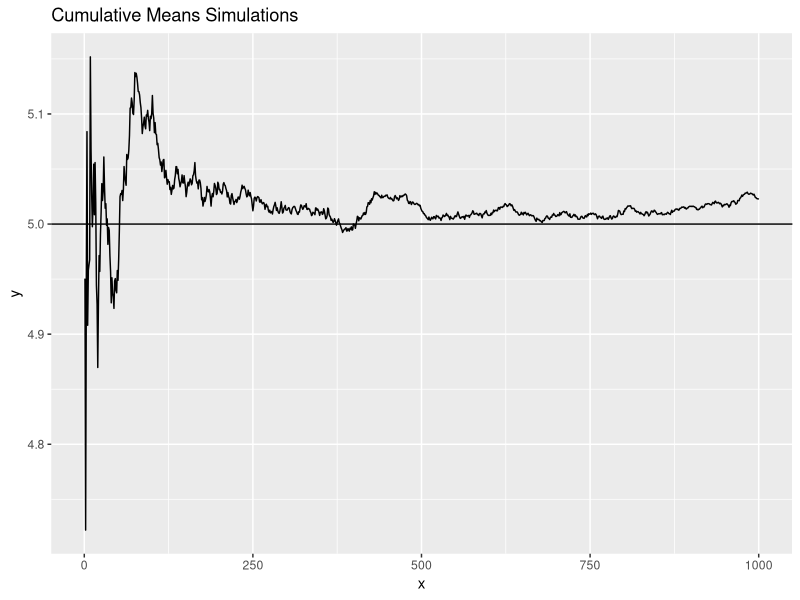
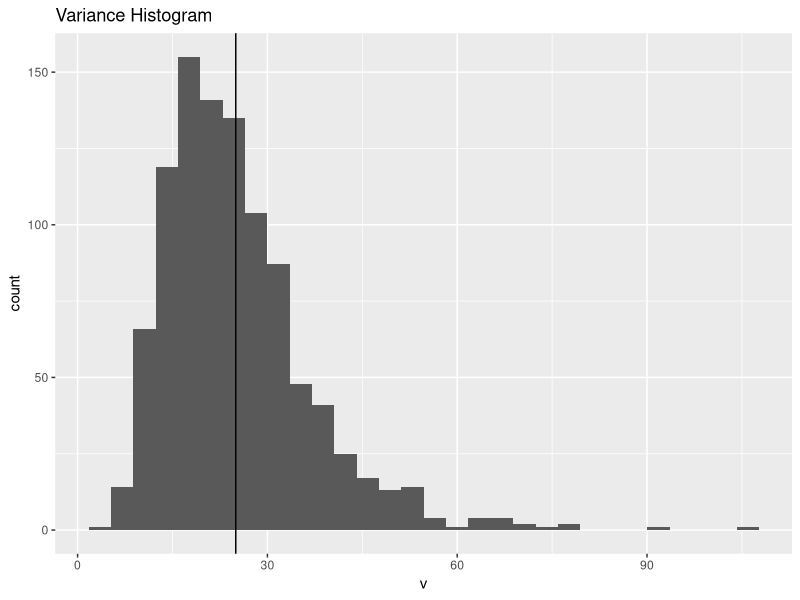
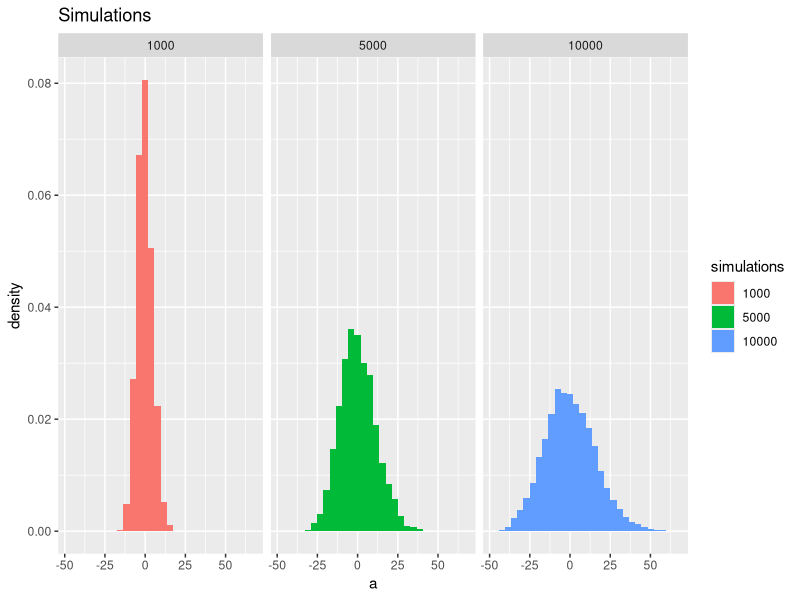

Generate these figures, in order, with R:
## ---- chunk 1
library(ggplot2)

simulations <- function( nosim = 1000 ) {
  n <- 40
	lambda <- 0.2
	mns <- c()
  vrs <- c()
	for (i in 1 : nosim) {
		sim <- rexp(n, lambda)
		mns <- c( mns, mean(sim) )
		vrs <- c( vrs, var(sim) )
  }
  list( mns, vrs )
}

simulationGraphs <- function(nosim = 1000) {
  simulationValues <- simulations( nosim )
  mns <- simulationValues[[1]]
  vrs <- simulationValues[[2]]
	#Means plot
	plotdata <- cumsum(mns)/1:nosim
	meansGraph <- ggplot( data.frame( x = 1:nosim, y = plotdata), aes (x = x, y = y) ) + geom_line() + geom_hline(yintercept = 5) + ggtitle( "Cumulative Means Simulations")

	#Variance plot
  varGraph <- ggplot( data.frame( v = vrs), aes ( x = v ) ) + geom_histogram() + geom_vline(xintercept = 25, aes( colour = "red")) + ggtitle( "Variance Histogram")

	list( meansGraph, varGraph, mns, vrs )
}
## ---- chunk 2
graphs <- simulationGraphs()
mnsg <- graphs[[1]]
vrsg <- graphs[[2]]
mnsg
## ---- chunk 3
vrsg
## ---- chunk 4
library(dplyr)

nosims1 <- 1000
nosims2 <- 5000
nosims3 <- 10000

returnedVals <- simulations(nosims1)
mns1 <- returnedVals[[1]]
mns1 <- c(mns1, rep(nosims1, nosims1) )
mns1 <- matrix(mns1, nrow = nosims1, ncol = 2)

returnedVals <- simulations(nosims2)
mns2 <- returnedVals[[1]]
mns2 <- c(mns2, rep(nosims2, nosims2) )
mns2 <- matrix(mns2, nrow = nosims2, ncol = 2)

returnedVals <- simulations(nosims3)
mns3 <- returnedVals[[1]]
mns3 <- c(mns3, rep(nosims3, nosims3) )
mns3 <- matrix(mns3, nrow = nosims3, ncol = 2)

function(x, n) { (x -5) * sqrt(n) / 5}
totalSims <- data.frame( rbind( mns1, mns2, mns3) )
names(totalSims) <- c('means', 'simulations')

cfunc <- function(x, n) { (x -5) * sqrt(n) / 5}
totalSims <- totalSims %>% mutate( a = cfunc(means, simulations))
totalSims$simulations <- factor(totalSims$simulations)

ggplot( totalSims, aes( x = a, fill = simulations) ) + geom_histogram( aes( y = ..density..) ) +  facet_grid(. ~ simulations) + ggtitle("Simulations")
